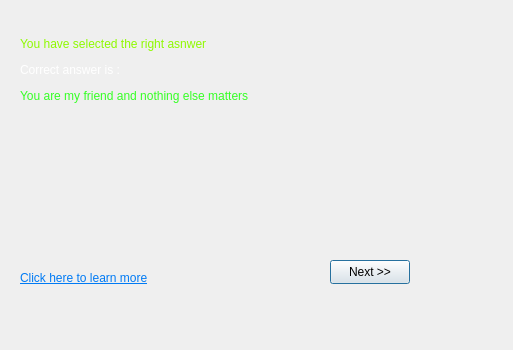
<?xml version="1.0" encoding="UTF-8"?>
<ui version="4.0">
 <class>question5answer</class>
 <widget class="QDialog" name="question5answer">
  <property name="geometry">
   <rect>
    <x>0</x>
    <y>0</y>
    <width>513</width>
    <height>350</height>
   </rect>
  </property>
  <property name="windowTitle">
   <string>Answer of Question 5</string>
  </property>
  <widget class="QPushButton" name="pushButton">
   <property name="geometry">
    <rect>
     <x>330</x>
     <y>260</y>
     <width>80</width>
     <height>24</height>
    </rect>
   </property>
   <property name="text">
    <string>Next &gt;&gt;</string>
   </property>
  </widget>
  <widget class="QLabel" name="label">
   <property name="geometry">
    <rect>
     <x>20</x>
     <y>20</y>
     <width>281</width>
     <height>101</height>
    </rect>
   </property>
   <property name="text">
    <string>&lt;html&gt;&lt;head/&gt;&lt;body&gt;&lt;p&gt;&lt;span style=&quot; color:#8efa00;&quot;&gt;You have selected the right asnwer&lt;/span&gt;&lt;/p&gt;&lt;p&gt;&lt;span style=&quot; color:#ffffff;&quot;&gt;Correct answer is : &lt;/span&gt;&lt;/p&gt;&lt;p&gt;&lt;span style=&quot; color:#35ff24;&quot;&gt;You are my friend and nothing else matters&lt;/span&gt;&lt;/p&gt;&lt;/body&gt;&lt;/html&gt;</string>
   </property>
  </widget>
  <widget class="QLabel" name="label_2">
   <property name="geometry">
    <rect>
     <x>0</x>
     <y>130</y>
     <width>411</width>
     <height>91</height>
    </rect>
   </property>
   <property name="styleSheet">
    <string notr="true">image: url(:/qimage/img/question5ref.png);</string>
   </property>
   <property name="text">
    <string/>
   </property>
  </widget>
  <widget class="QLabel" name="label_3">
   <property name="geometry">
    <rect>
     <x>20</x>
     <y>270</y>
     <width>161</width>
     <height>16</height>
    </rect>
   </property>
   <property name="text">
    <string>&lt;html&gt;&lt;head/&gt;&lt;body&gt;&lt;p&gt;&lt;a href=&quot;https://sph.umn.edu/site/docs/hewg/microaggressions.pdf&quot;&gt;&lt;span style=&quot; text-decoration: underline; color:#007af4;&quot;&gt;Click here to learn more&lt;/span&gt;&lt;/a&gt;&lt;/p&gt;&lt;/body&gt;&lt;/html&gt;</string>
   </property>
  </widget>
 </widget>
 <resources/>
 <connections/>
</ui>
